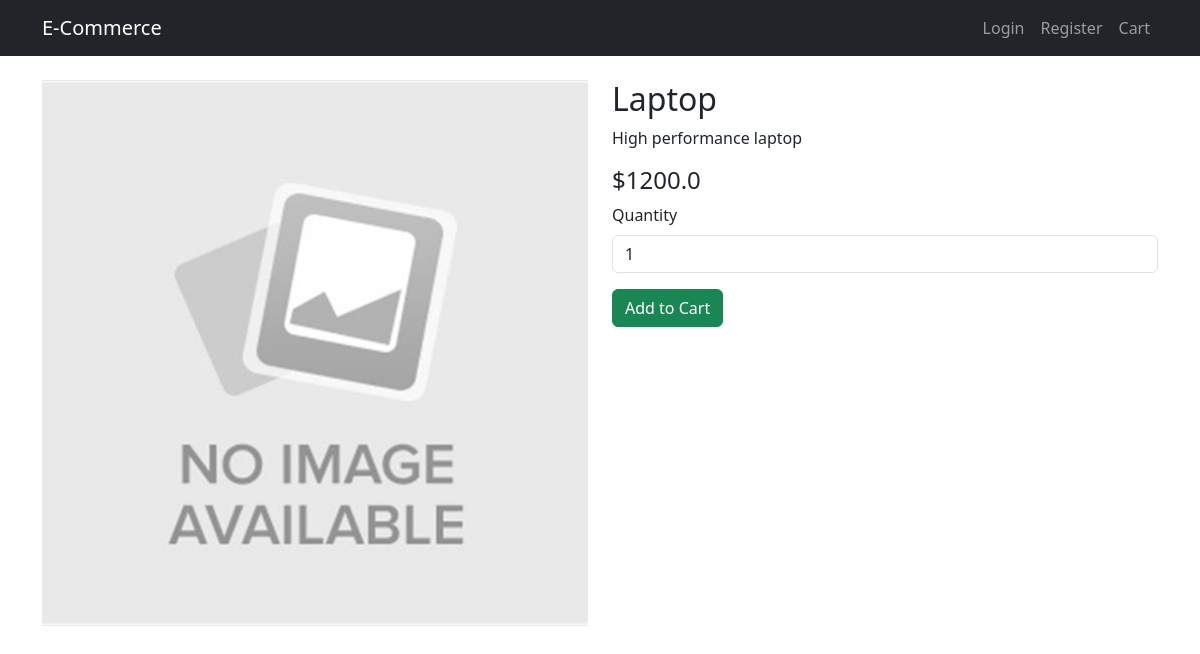
Page /product/1 on the committed database.
### app/models.py (models this page shows)
class Product(db.Model):
    id = db.Column(db.Integer, primary_key=True)
    name = db.Column(db.String(150), nullable=False)
    description = db.Column(db.Text, nullable=False)
    price = db.Column(db.Float, nullable=False)
    image_url = db.Column(db.String(500), nullable=True)
    stock = db.Column(db.Integer, default=0)
    category_id = db.Column(db.Integer, db.ForeignKey('category.id'), nullable=True)

### app/routes/main.py (the view)
@main_bp.route('/product/<int:product_id>')
def product(product_id):
    product = Product.query.get_or_404(product_id)
    return render_template('product.html', product=product)

### app/templates/product.html
{% extends 'base.html' %}
{% block content %}
<div class="row">
    <div class="col-md-6">
        <img src="{{ product.image_url }}" class="img-fluid" alt="{{ product.name }}">
    </div>
    <div class="col-md-6">
        <h2>{{ product.name }}</h2>
        <p>{{ product.description }}</p>
        <h4>${{ product.price }}</h4>
        <form action="{{ url_for('main.add_to_cart', product_id=product.id) }}" method="post">
            <div class="mb-3">
                <label for="quantity" class="form-label">Quantity</label>
                <input type="number" name="quantity" id="quantity" value="1" min="1" class="form-control">
            </div>
            <button type="submit" class="btn btn-success">Add to Cart</button>
        </form>
    </div>
</div>
{% endblock %}

### rows in the picture
Product: image_url (placeholder picture), name "Laptop", description "High performance laptop", price "1200.0"
